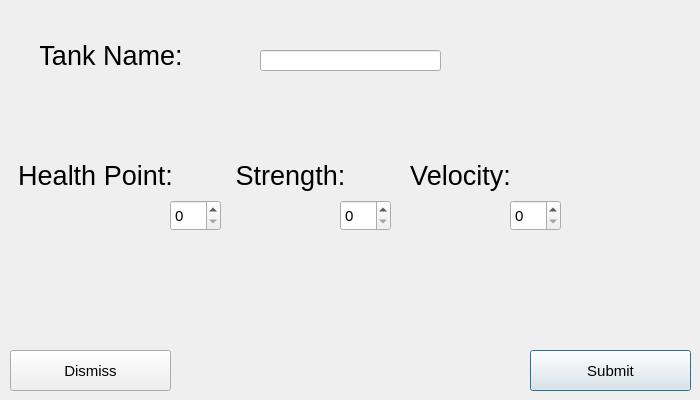
<?xml version="1.0" encoding="UTF-8"?>
<ui version="4.0">
 <class>NewTank</class>
 <widget class="QDialog" name="NewTank">
  <property name="geometry">
   <rect>
    <x>0</x>
    <y>0</y>
    <width>700</width>
    <height>400</height>
   </rect>
  </property>
  <property name="font">
   <font>
    <pointsize>11</pointsize>
   </font>
  </property>
  <property name="windowTitle">
   <string>Dialog</string>
  </property>
  <widget class="QLabel" name="label">
   <property name="geometry">
    <rect>
     <x>40</x>
     <y>30</y>
     <width>141</width>
     <height>51</height>
    </rect>
   </property>
   <property name="font">
    <font>
     <pointsize>20</pointsize>
    </font>
   </property>
   <property name="text">
    <string>Tank Name:</string>
   </property>
   <property name="alignment">
    <set>Qt::AlignCenter</set>
   </property>
  </widget>
  <widget class="QLabel" name="label_2">
   <property name="geometry">
    <rect>
     <x>10</x>
     <y>150</y>
     <width>171</width>
     <height>51</height>
    </rect>
   </property>
   <property name="font">
    <font>
     <pointsize>20</pointsize>
    </font>
   </property>
   <property name="text">
    <string>Health Point:</string>
   </property>
   <property name="alignment">
    <set>Qt::AlignCenter</set>
   </property>
  </widget>
  <widget class="QLabel" name="label_3">
   <property name="geometry">
    <rect>
     <x>390</x>
     <y>150</y>
     <width>141</width>
     <height>51</height>
    </rect>
   </property>
   <property name="font">
    <font>
     <pointsize>20</pointsize>
    </font>
   </property>
   <property name="text">
    <string>Velocity:</string>
   </property>
   <property name="alignment">
    <set>Qt::AlignCenter</set>
   </property>
  </widget>
  <widget class="QLabel" name="label_4">
   <property name="geometry">
    <rect>
     <x>220</x>
     <y>150</y>
     <width>141</width>
     <height>51</height>
    </rect>
   </property>
   <property name="font">
    <font>
     <pointsize>20</pointsize>
    </font>
   </property>
   <property name="text">
    <string>Strength:</string>
   </property>
   <property name="alignment">
    <set>Qt::AlignCenter</set>
   </property>
  </widget>
  <widget class="QLineEdit" name="lineEdit">
   <property name="geometry">
    <rect>
     <x>260</x>
     <y>50</y>
     <width>181</width>
     <height>21</height>
    </rect>
   </property>
  </widget>
  <widget class="QSpinBox" name="spinBox">
   <property name="geometry">
    <rect>
     <x>170</x>
     <y>200</y>
     <width>51</width>
     <height>31</height>
    </rect>
   </property>
  </widget>
  <widget class="QSpinBox" name="spinBox_2">
   <property name="geometry">
    <rect>
     <x>340</x>
     <y>200</y>
     <width>51</width>
     <height>31</height>
    </rect>
   </property>
  </widget>
  <widget class="QSpinBox" name="spinBox_3">
   <property name="geometry">
    <rect>
     <x>510</x>
     <y>200</y>
     <width>51</width>
     <height>31</height>
    </rect>
   </property>
  </widget>
  <widget class="QPushButton" name="pushButton">
   <property name="geometry">
    <rect>
     <x>530</x>
     <y>350</y>
     <width>161</width>
     <height>41</height>
    </rect>
   </property>
   <property name="text">
    <string>Submit</string>
   </property>
  </widget>
  <widget class="QPushButton" name="pushButton_2">
   <property name="geometry">
    <rect>
     <x>10</x>
     <y>350</y>
     <width>161</width>
     <height>41</height>
    </rect>
   </property>
   <property name="text">
    <string>Dismiss</string>
   </property>
  </widget>
 </widget>
 <resources/>
 <connections/>
</ui>
